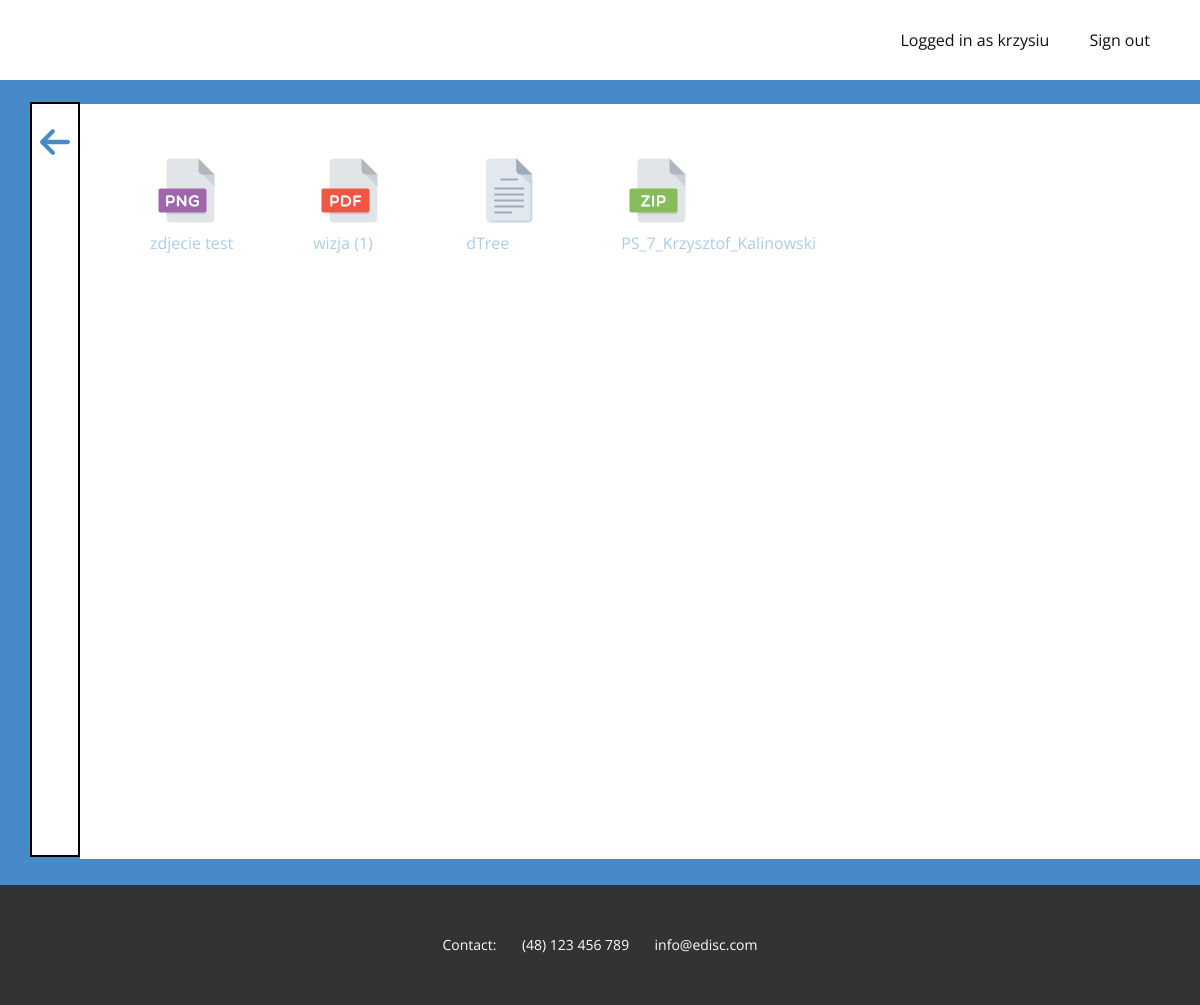
Page /drive/favourites/rename_favourite (signed in) on the committed database.
### mainapp/models.py (models this page shows, shortened)
class File (models.Model):
    fileName = models.CharField(max_length=30)
    extension = models.CharField(max_length=4, default='none')
    content = models.FileField(default='No file loaded')
    directory = models.ForeignKey(Directory, on_delete=models.CASCADE)
    uploadDate = models.DateTimeField()
    inBin = models.BooleanField(default=False)
    isFavourite = models.BooleanField(default=False)

### mainapp/views.py (the view)
# urls.py: path('drive/favourites/rename_favourite', views.rename_favourite, name='rename_favourite'),
@login_required(login_url='login')
def rename_favourite(request):
    return render(request, 'mainapp/rename_favourite.html')

### mainapp/templates/mainapp/rename_favourite.html (shortened to what this page needs)
{% extends './base.html' %}
{% block body_content %}
    {% for directory in user.directory_set.all %}
            {% for fil in directory.file_set.all %}
                {% if fil.inBin == False and fil.isFavourite == True %}
                    <div class="floatLeft">
                        <a href='rename_favourite/{{ fil.id }}'>
                            <figure>
                                {% if fil.extension == 'pdf' %}
                                    <img src="../../static/images/file_icons/pdf_icon.png" width="73" height="81">
                                {% elif fil.extension == 'doc' or fil.extension == 'docx' or fil.extension == 'docs' %}
                                    <img src="../../static/images/file_icons/doc_icon.png" width="73" height="81">
                                {% elif fil.extension == 'mov' or fil.extension == 'mp4' or fil.extension == 'mkv' %}
                                    <img src="../../static/images/file_icons/mov_icon.png" width="73" height="81">
                                {% elif fil.extension == 'mp3' or fil.extension == 'wav' or fil.extension == 'm4a' %}
                                    <img src="../../static/images/file_icons/mp3_icon.png" width="73" height="81">
                                {% elif fil.extension == 'png' or fil.extension == 'jpg' or fil.extension == 'jpeg' %}
                                    <img src="../../static/images/file_icons/png_icon.png" width="73" height="81">
                                {% elif fil.extension == 'ppt' %}
                                    <img src="../../static/images/file_icons/ppt_icon.png" width="73" height="81">
                                {% elif fil.extension == 'txt' %}
                                    <img src="../../static/images/file_icons/txt_icon.png" width="73" height="81">
                                {% elif fil.extension == 'xls' %}
                                    <img src="../../static/images/file_icons/xls_icon.png" width="73" height="81">
                                {% elif fil.extension == 'rar' or fil.extension == 'zip' or fil.extension == 'tar' %}
                                    <img src="../../static/images/file_icons/zip_icon.png" width="73" height="81">
                                {% else %}
                                    <img src="../../static/images/file_icons/file_icon_v2.png" width="75" height="81">
                                {% endif %}
                                <figcaption>
                                    {{ fil.fileName }}
                                </figcaption>
                            </figure>
                        </a>
                    </div>
                {% endif %}
            {% endfor %}
    {% endfor %}
{% endblock %}
{% block list_content %}
    <link rel="stylesheet" href="../../static/css/directory.css" media="screen">
     <a href="../favourites/">
        <span class="u-icon u-icon-circle u-text-palette-1-base u-icon-1"><svg class="u-svg-link" preserveAspectRatio="xMidYMin slice" viewBox="0 0 447.243 447.243" style=""><use xmlns:xlink="http://www.w3.org/1999/xlink" xlink:href="#svg-afa0"></use></svg></span>
     </a>
{% endblock %}

### mainapp/templates/mainapp/base.html (shortened to what this page needs)
{% load static %}
<html style="font-size: 16px;">
  <head>
    <link rel="stylesheet" href="{% static 'css/nicepage.css' %}" media="screen">
<link rel="stylesheet" href="{% static 'css/base_page.css' %}" media="screen">
  </head>
  <body class="u-body"><header class="u-clearfix u-header u-header" id="sec-fa40"><div class="u-clearfix u-sheet u-sheet-1">
        <nav class="u-menu u-menu-dropdown u-offcanvas u-menu-1">
          <div class="u-custom-menu u-nav-container">
<li class="u-nav-item"><b class="u-button-style u-nav-link u-text-active-palette-1-base u-text-hover-palette-2-base" style="padding: 10px 20px;">Logged in as {{ user.username }}</b>
</li><li class="u-nav-item"><a class="u-button-style u-nav-link u-text-active-palette-1-base u-text-hover-palette-2-base" href='/logout' style="padding: 10px 20px;">Sign out</a></ul>
          </li></div>
        </nav>
      </div></header>
  <section class="u-clearfix u-palette-1-base u-section-1" id="sec-0456">
      <div class="u-clearfix u-sheet u-sheet-1">
        <div class="u-container-style u-group u-shape-rectangle u-white u-group-1">
          <div class="u-container-layout u-container-layout-1">
              {% block body_content %}
              {% endblock %}
              </div>
        </div>
        <div class="u-border-2 u-border-black u-container-style u-group u-shape-rectangle u-white u-group-2">
          <div class="u-container-layout u-container-layout-2">
              {% block list_content %}
              {% endblock %}
          </div>
        </div>
      </div>
    </section>
    <footer class="u-align-center u-clearfix u-footer u-grey-80 u-footer" id="sec-69b6"><div class="u-clearfix u-sheet u-sheet-1">
        <p class="u-small-text u-text u-text-variant u-text-1">Contact: &nbsp; &nbsp; &nbsp; (48) 123 456 789 &nbsp; &nbsp; &nbsp; info@edisc.com</p>
      </div></footer>
  </body>
</html>

### mainapp/static/css/base_page.css (style rules this page uses)
.u-section-1 .u-sheet-1 { min-height: 807px; }
.u-section-1 .u-group-1 { width: 1133px; min-height: 755px; height: auto; margin: 26px -43px 0 auto; }
.u-section-1 .u-container-layout-1 { padding: 30px; }
.u-section-1 .u-icon-1 { height: 64px; width: 64px; margin: 0 auto 0 51px; }
.u-section-1 .u-group-2 { width: 50px; min-height: 755px; height: auto; margin: -755px auto 26px 0; }
.u-section-1 .u-container-layout-2 { padding: 23px 30px 14px; }

### mainapp/static/css/directory.css (style rules this page uses)
.u-section-1 .u-sheet-1 { min-height: 805px; }
.u-section-1 .u-group-1 { width: 1133px; min-height: 755px; height: auto; margin: 24px -43px 0 auto; }
.u-section-1 .u-container-layout-1 { padding: 30px; }
.u-section-1 .u-group-2 { width: 50px; min-height: 755px; height: auto; margin: -757px auto 24px 0; }
.u-section-1 .u-container-layout-2 { padding: 23px 30px 14px; }
.u-section-1 .u-icon-1 { height: 30px; width: 30px; margin: 0 auto 0 -22px; }

### mainapp/templates/mainapp/base.html (style rules this page uses)
div.floatLeft { float: left; }

### rows in the picture
File: inBin False (drawn), fileName "zdjecie test"
File: inBin False (drawn), fileName "wizja (1)"
File: inBin False (drawn), fileName "dTree"
File: inBin False (drawn), fileName "PS_7_Krzysztof_Kalinowski"

### other values in the picture
{{ user.username }} "krzysiu"
